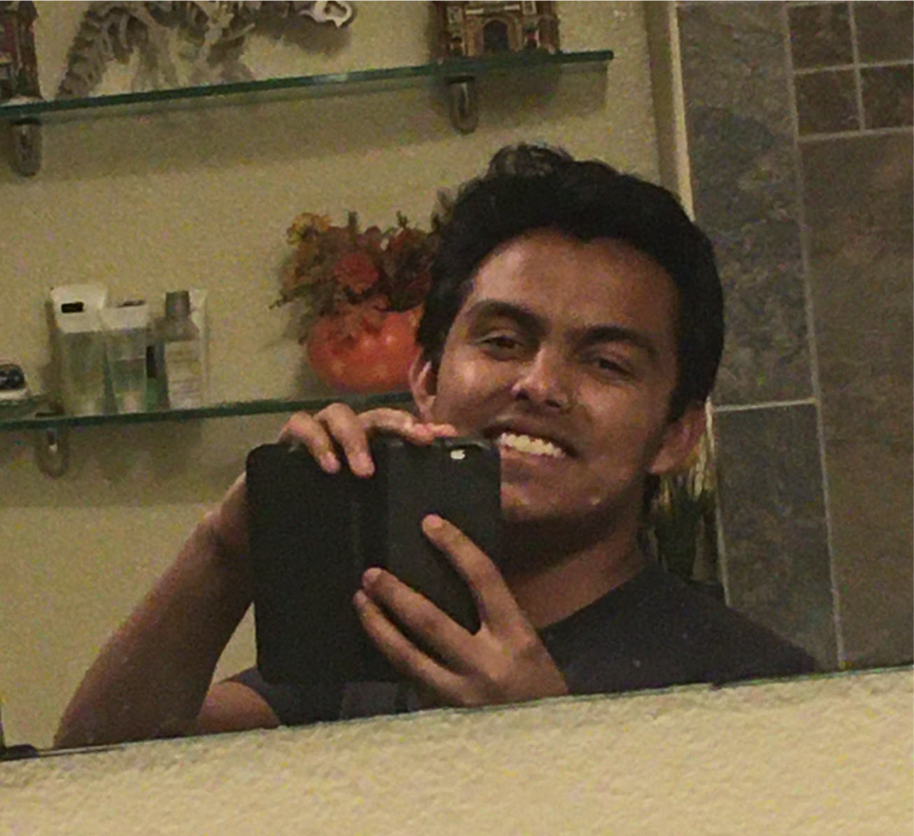
#> input picture noisy_img.png, 914 x 836 px
$ python user.py   (older library calls are emulated)
#> lines starting #> are read from the running program, lines starting #| are printed output that depends on the picture
### encoder.py
import numpy as np
from math import ceil, log
# will only consider sequences of lower case and spaces
# no "efficent" deduplication

BASE = 4

table = {}
decoder = {}
# we need to find k such that b^{k+1} - b^k > 27.
k = ceil(log(27/(BASE - 1), BASE)) + 1

for i, ch in enumerate(' abcdefghijklmnopqrstuvwxyz'):
    table[ch] = BASE**k + i
    decoder[BASE**k + i] = ch
#> further down, image is the input picture: shape (836, 914, 3); mean B, G, R 62.8, 87.6, 103

# this way we consider all length k+1 lists

def numberToBase(n, b=BASE):
    if n == 0:
        return [0]
    digits = []
    while n:
        digits.append(int(n % b))
        n //= b
    return digits[::-1]

# [5 lines left out: function convert_from, not called in this run]

def encode(message, b=BASE):
#> called with message = 'hello world', b = 4
    if not set(message).issubset(set(' qwertyuiopasdfghjklzxcvbnm')):
        raise ValueError('`message` cannot contain any other characters')
    nums = map(lambda x: table[x], message)
    seq = []
    for n in nums:
        seq += numberToBase(n, b) # no seperators...
    return seq

# [8 lines left out: function decode, not called in this run]

### test
# [5 lines of commented-out code are left out]

### kuwahara.py
import numpy as np
import cv2

def error_handle(orig_img, offsets, method, radius):
    """
    Handles some errors.
    """
    if orig_img.ndim != 2 and orig_img.ndim != 3:
        raise TypeError("Incorrect number of dimensions (excepted 2 or 3)")

    if not isinstance(radius, int):
        raise TypeError('`radius` must be int')

    if radius < 1:
        raise ValueError('`radius` must be greater or equal 1')

    if method not in ('mean', 'gaussian'):
        raise NotImplementedError('unsupported method %s' % method)

    if max(offsets) > 3 or min(offsets) < 0:
        raise ValueError('`offsets` must be 0, 1, 2, 3')

def indicies(stddevs, offsets):
    """
    Returns a new list of indices with some offsets
    """
    sorted_dev = np.argsort(stddevs, axis = 0)
    indices = sorted_dev[0]
    _, w, h = stddevs.shape
    o = 0
    for i in range(w):
        for j in range(h):
            if o >= len(offsets):
                break
            indices[i][j] = sorted_dev[offsets[o]][i][j]
        if o >= len(offsets):
            break
    return indices

def kuwahara(orig_img, offsets = [0], method='mean', radius=3, sigma=None, grayconv=cv2.COLOR_BGR2GRAY, image_2d=None):
    # fork of https://github.com/yoch/pykuwahara
    # no anisotropic methods
    # todos: refactor the code so it looks nicer to me
    # todos: implement anisotropic window

#> called with method = 'gaussian', radius = 9, grayconv = 6
    error_handle(orig_img, offsets, method, radius)

    if method == 'gaussian' and sigma is None:
        sigma = -1

    image = orig_img.astype(np.float32, copy=False)

    if image_2d is not None:
        image_2d = image_2d.astype(image.dtype, copy=False)

    avgs = np.empty((4, *image.shape), dtype=image.dtype)
    stddevs = np.empty((4, *image.shape[:2]), dtype=image.dtype)

    if image.ndim == 3:
        if image_2d is None:
            image_2d = cv2.cvtColor(orig_img, grayconv).astype(image.dtype, copy=False)
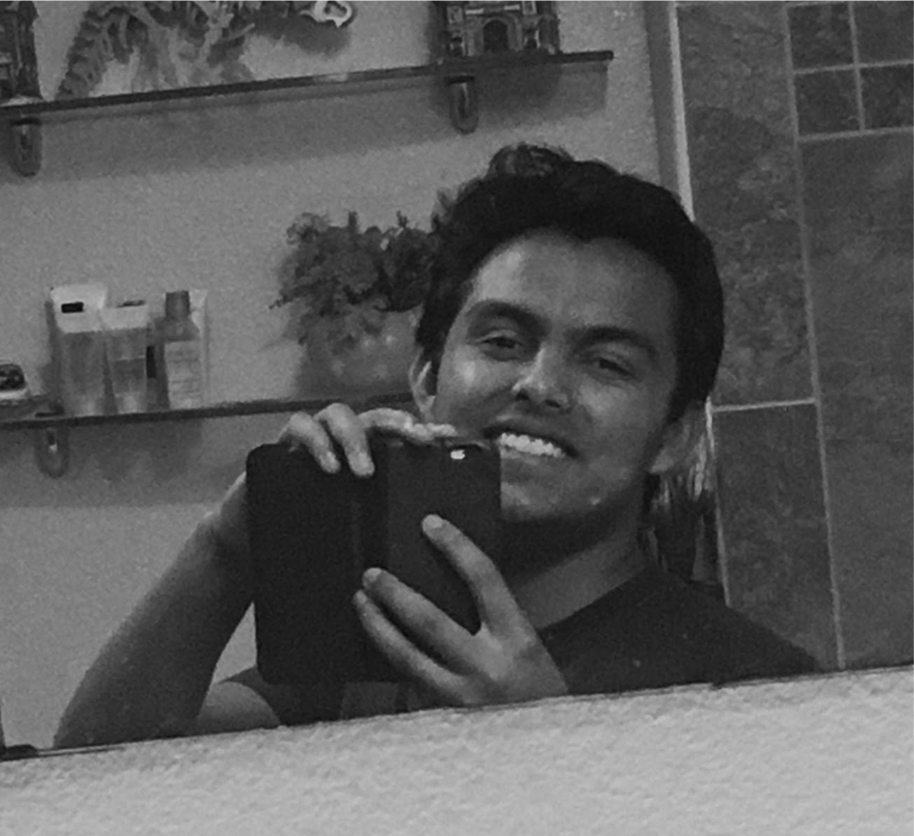
#> image_2d: shape (836, 914) float32; min 7, max 208, mean 89.4
        avgs_2d = np.empty((4, *image.shape[:2]), dtype=image.dtype)
    elif image.ndim == 2:
        image_2d = image
        avgs_2d = avgs

    squared_img = image_2d ** 2
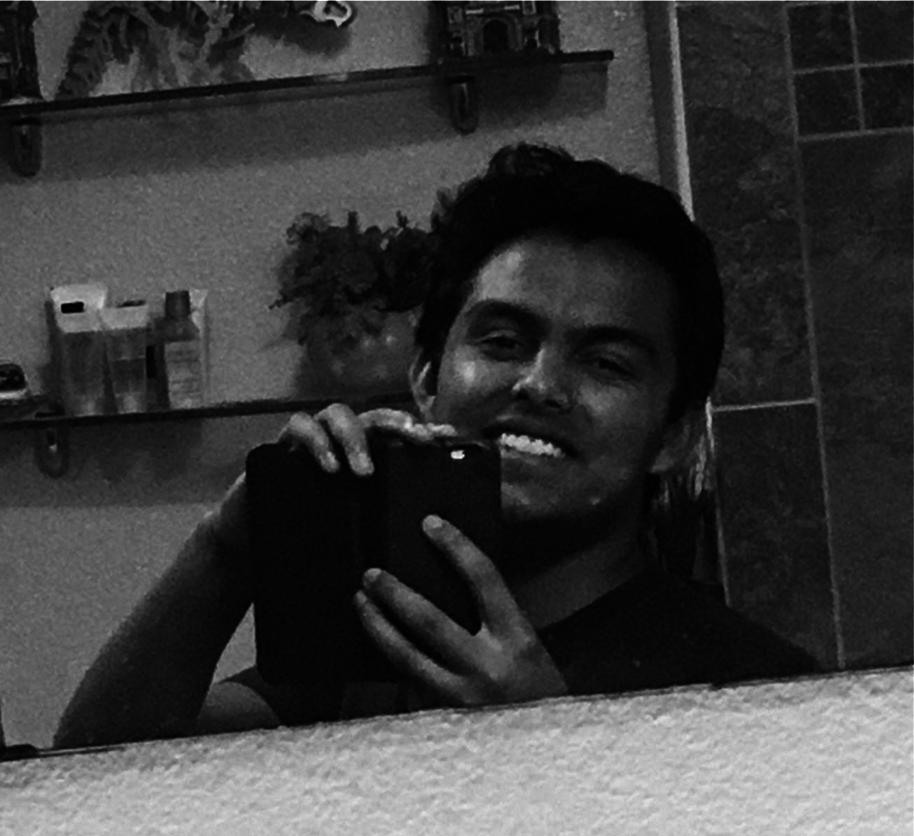
#> squared_img: shape (836, 914) float32; min 49, max 43264, mean 10107; drawn with min black and max white

    if method == 'mean':
        kxy = np.ones(radius + 1, dtype=image.dtype) / (radius + 1)    # kernelX and kernelY (same)
    elif method == 'gaussian':
        kxy = cv2.getGaussianKernel(2 * radius + 1, sigma, ktype=cv2.CV_32F)
        kxy /= kxy[radius:].sum()   # normalize the semi-kernels
        klr = np.array([kxy[:radius+1], kxy[radius:]])
        kindexes = [[1, 1], [1, 0], [0, 1], [0, 0]]

    # the pixel position for all kernel quadrants
    shift = [(0, 0), (0,  radius), (radius, 0), (radius, radius)]

    # Calculation of averages and variances on subwindows
    for k in range(4):
        if method == 'mean':
            kx = ky = kxy
        elif method == 'gaussian':
            kx, ky = klr[kindexes[k]]
        cv2.sepFilter2D(image, -1, kx, ky, avgs[k], shift[k])
        if image.ndim == 3: # else, this is already done...
            cv2.sepFilter2D(image_2d, -1, kx, ky, avgs_2d[k], shift[k])
        cv2.sepFilter2D(squared_img, -1, kx, ky, stddevs[k], shift[k])
        stddevs[k] = stddevs[k] - avgs_2d[k] ** 2    # compute the final variance on subwindow

    # NOTE HERE IS THE IMPORTANT OFFSET ADDITION
    indices = indicies(stddevs, offsets)
#> in indicies, `indices = sorted_dev[0]`:
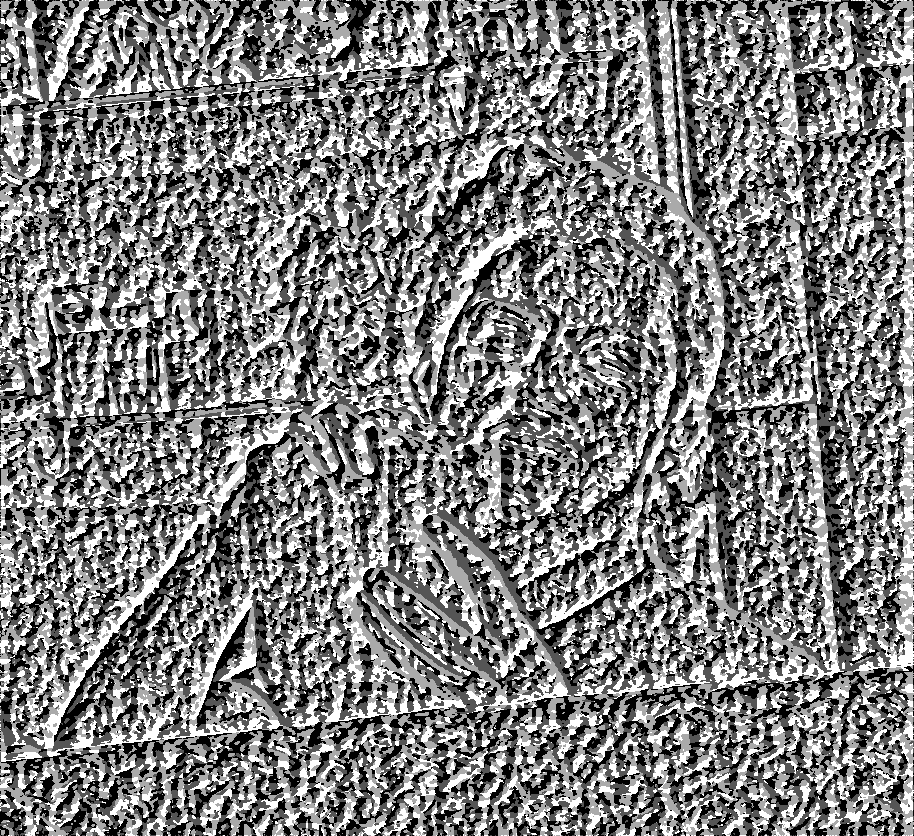
#> indices: shape (836, 914) int64; min 0, max 3, mean 1.49; drawn with min black and max white
#> after the loop in indicies, `for i in range(w):`:
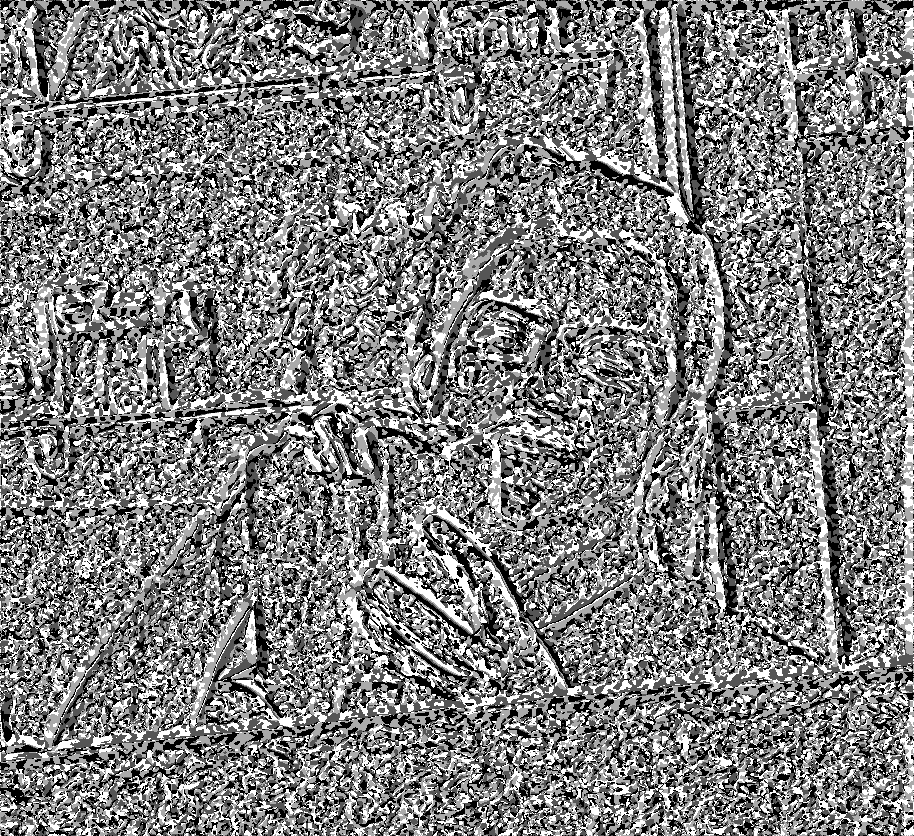
#> indices: shape (836, 914) int64; min 0, max 3, mean 1.49; drawn with min black and max white

    # Building the filtered image
    if image.ndim == 2:
        filtered = np.take_along_axis(avgs, indices[None,...], 0).reshape(image.shape)
    else:   # then avgs.ndim == 4
        filtered = np.take_along_axis(avgs, indices[None,...,None], 0).reshape(image.shape)

    return filtered.astype(orig_img.dtype)

### image_util.py
import numpy as np
from random import shuffle

def combine(img1, img2, method='rand'):
    """
    Want to make it 1 image == 1 message
    Save the original image
    """
    if img1.shape != img2.shape:
        raise TypeError('incorrect number of dimensions')
    if method not in ['avg', 'rand', 'vert', 'hori']:
        raise TypeError('`method` is not one of the combination methods')
    w, h, c = img1.shape
    new_image = np.empty((2*w, 2*h, c), dtype=img1.dtype)
    for i in range(w):
        for j in range(h):
            c1, c2 = img1[i][j], img2[i][j]
            new_image[2*i][2*j] = c1
            new_image[2*i+1][2*j+1] = c2

            if method == 'avg':
                c3 = c4 = (c1 + c2)/2
            elif method == "vert":
                c3 = c1
                c4 = c2
            elif method == "hori":
                c3 = c2
                c4 = c1
            elif method == "rand": # minimize streaking artifacts
                li = [c1, c2, c1, c2]
                shuffle(li)
                c3, c4 = li[:2]

            new_image[2*i+1][2*j] = c3
            new_image[2*i][2*j+1] = c4
    return new_image

### user.py
from kuwahara import kuwahara
from encoder import encode, decode
from image_util import combine
# from random import randint # testing
import cv2
import os

folder = './img'
os.makedirs(folder, exist_ok=True)

img_path = "noisy_img.png"
image = cv2.imread(img_path)

message = 'hello world'
encoding = encode(message)

method = 'gaussian'
radius = 9

offset  = kuwahara(image, method=method, radius=radius, offsets=encoding)
diff = cv2.subtract(offset, image)  # seeing the difference is epic
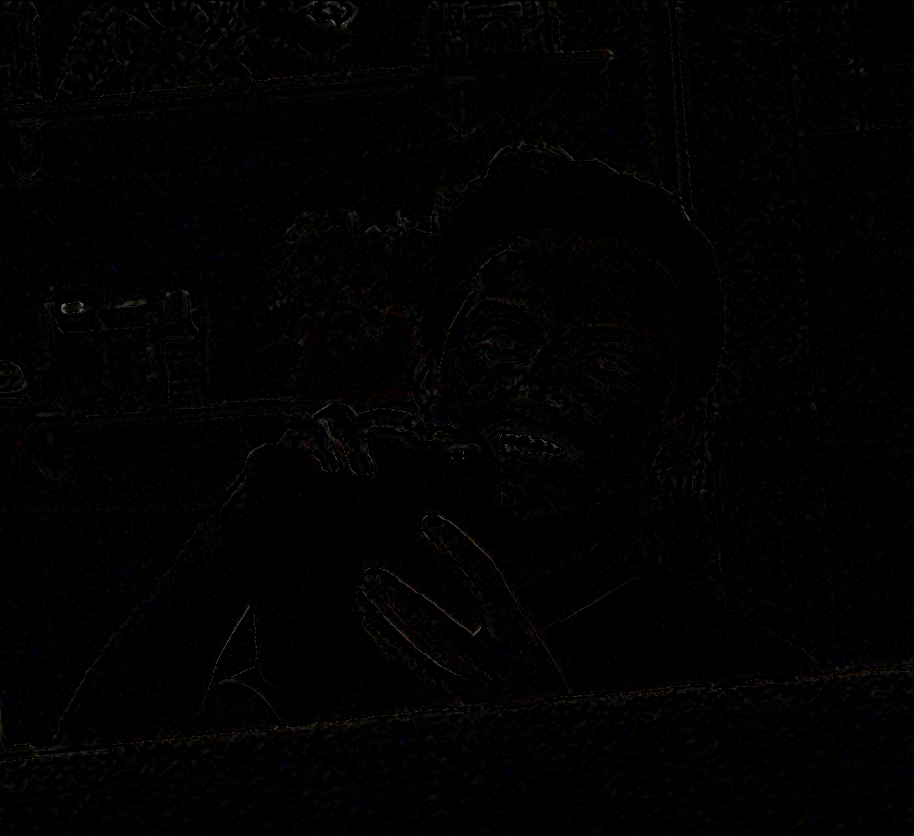
#> diff: shape (836, 914, 3); mean B, G, R 1.8, 1.8, 2
# avg, rand, vert, hori
c_avg  = combine(offset, image, "avg")
#> after the loop in combine, `for i in range(w):`:
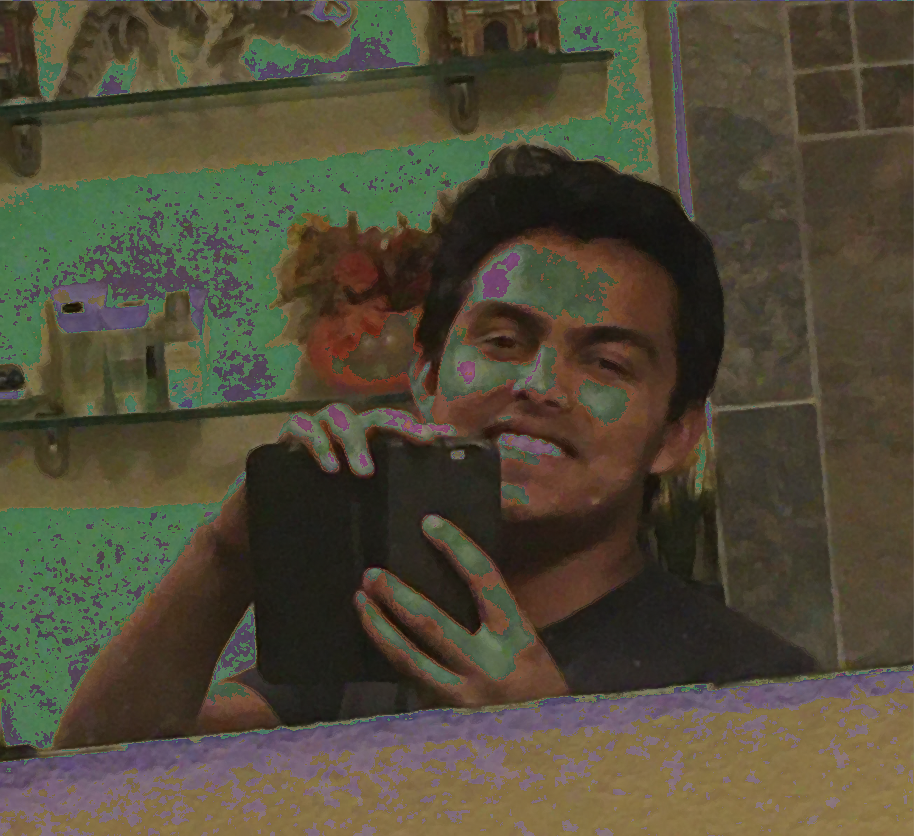
#> new_image: shape (1672, 1828, 3) (shown at 1/2 size); mean B, G, R 56.6, 75.3, 80.9
c_rand = combine(offset, image, "rand")
c_vert = combine(offset, image, "vert")
c_hori = combine(offset, image, "hori")

cv2.imwrite(folder + '/offset.jpg', offset)
cv2.imwrite(folder + '/image.jpg', image)
cv2.imwrite(folder + '/diff.jpg', diff)

cv2.imwrite(folder + '/avg_combined.jpg', c_avg)
cv2.imwrite(folder + '/rand_combined.jpg', c_rand)
cv2.imwrite(folder + '/vert_combined.jpg', c_vert)
cv2.imwrite(folder + '/hori_combined.jpg', c_hori)
